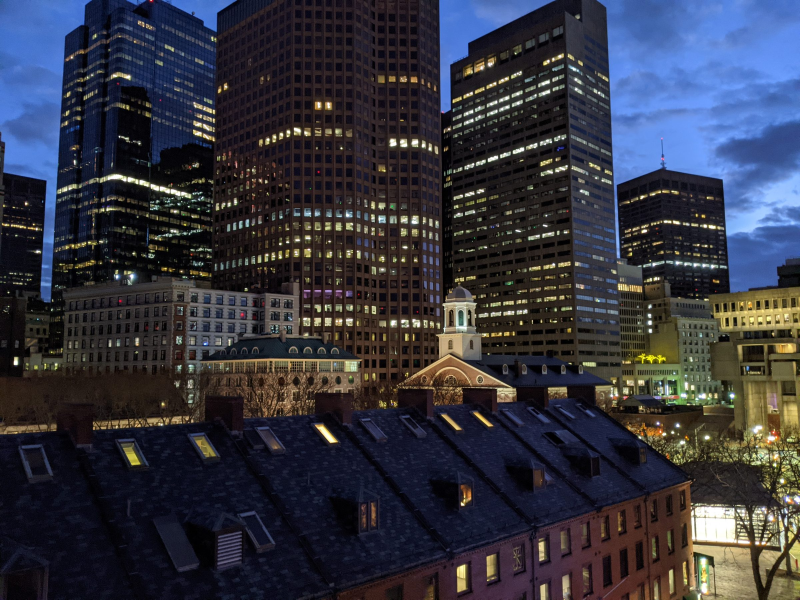
#> input picture assets/images/Boston.jpg, 2400 x 1800 px, found by its file name (shown at 1/3 size); its folder holds only this picture in this run
$ python process_photos.py ../assets/images/Boston.jpg
#> lines starting #> are read from the running program, lines starting #| are printed output that depends on the picture
#!/usr/bin/env python3
"""Make web-safe copies of photos for the site.

Drop originals into raw-photos/ (gitignored), then run:
    python3 scripts/process_photos.py            # all photos in raw-photos/
    python3 scripts/process_photos.py foo.jpg    # just these

Each photo is rotated upright, resized to at most 2400px on its long side,
and saved to assets/images/ with all EXIF (GPS, camera, timestamps) removed.
A 900px thumbnail also goes to assets/images/thumbs/ for the photos page.
"""
import sys
from pathlib import Path

from PIL import Image, ImageOps

ROOT = Path(__file__).resolve().parent.parent
RAW = ROOT / "raw-photos"
OUT = ROOT / "assets" / "images"
THUMBS = OUT / "thumbs"
MAX_SIDE = 2400
THUMB_SIDE = 900


def save_clean(im: Image.Image, dst: Path, side: int) -> None:
    im = im.copy()
    im.thumbnail((side, side))
    # No exif= argument, so Pillow writes no metadata.
    im.save(dst, quality=82, optimize=True, progressive=True)
    status = "EXIF LEAKED!" if Image.open(dst).getexif() else "clean"
    print(f"  {dst.relative_to(ROOT)}  {im.size[0]}x{im.size[1]}  "
          f"{dst.stat().st_size // 1024} KB  {status}")


def process(src: Path) -> None:
    print(src.name)
    im = ImageOps.exif_transpose(Image.open(src)).convert("RGB")
#> im is the input picture: PIL image 2400x1800 RGB; mean R, G, B 51.9, 53.1, 64
    THUMBS.mkdir(exist_ok=True)
    save_clean(im, OUT / (src.stem + ".jpg"), MAX_SIDE)
#> in save_clean, `status = "EXIF LEAKED!" if Image.open(dst).getexif() else "clean"`: status = 'clean'
#|   assets/images/Boston.jpg  2400x1800  676 KB  clean
    save_clean(im, THUMBS / (src.stem + ".jpg"), THUMB_SIDE)
#> call 2 of save_clean, with side = 900
#> in save_clean (call 2), `im.thumbnail((side, side))`:
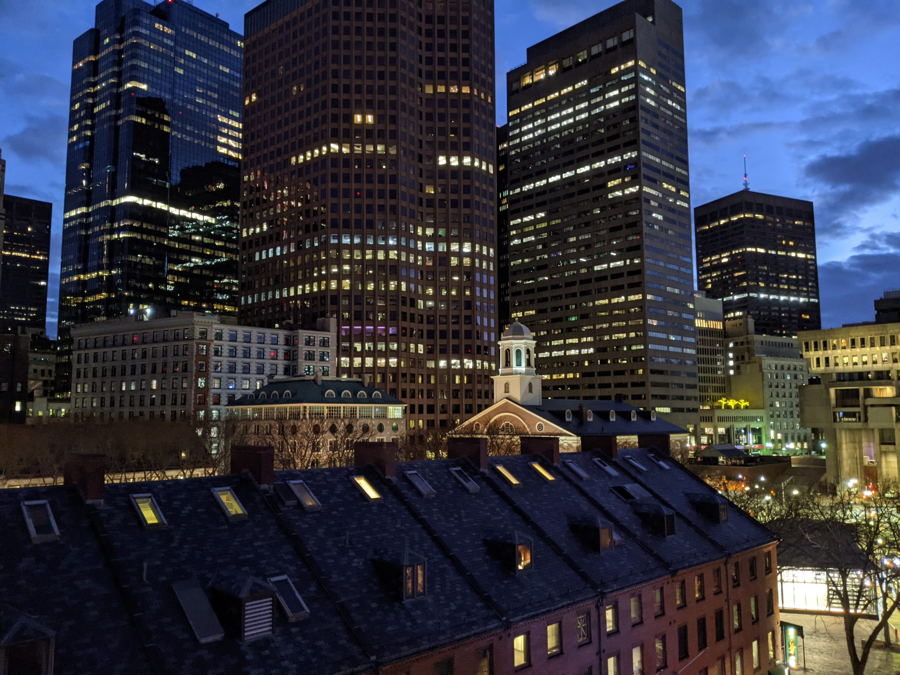
#> im: PIL image 900x675 RGB; mean R, G, B 51.9, 53.1, 64
#|   assets/images/thumbs/Boston.jpg  900x675  131 KB  clean


def main() -> None:
    names = sys.argv[1:]
    srcs = [RAW / n for n in names] if names else sorted(
        p for p in RAW.iterdir() if p.suffix.lower() in {".jpg", ".jpeg", ".png", ".heic", ".webp"})
    for src in srcs:
        process(src)


if __name__ == "__main__":
    main()

$ run again, on assets/images/Boston2.jpg
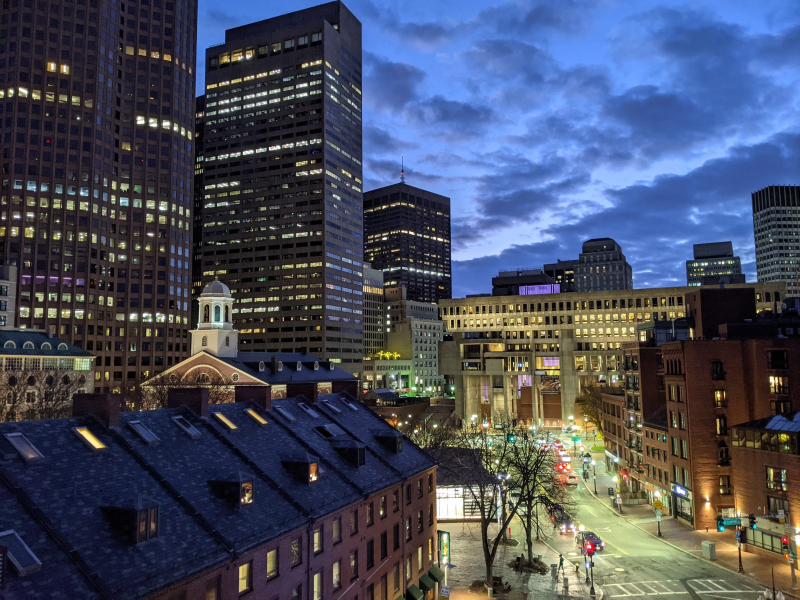
#> input picture assets/images/Boston2.jpg, 2400 x 1800 px, found by its file name (shown at 1/3 size)
#> in process, im is the input picture: PIL image 2400x1800 RGB; mean R, G, B 71.4, 77, 94.6
#> status = 'clean'
#|   assets/images/Boston2.jpg  2400x1800  744 KB  clean
#> in save_clean (call 2), `im.thumbnail((side, side))`:
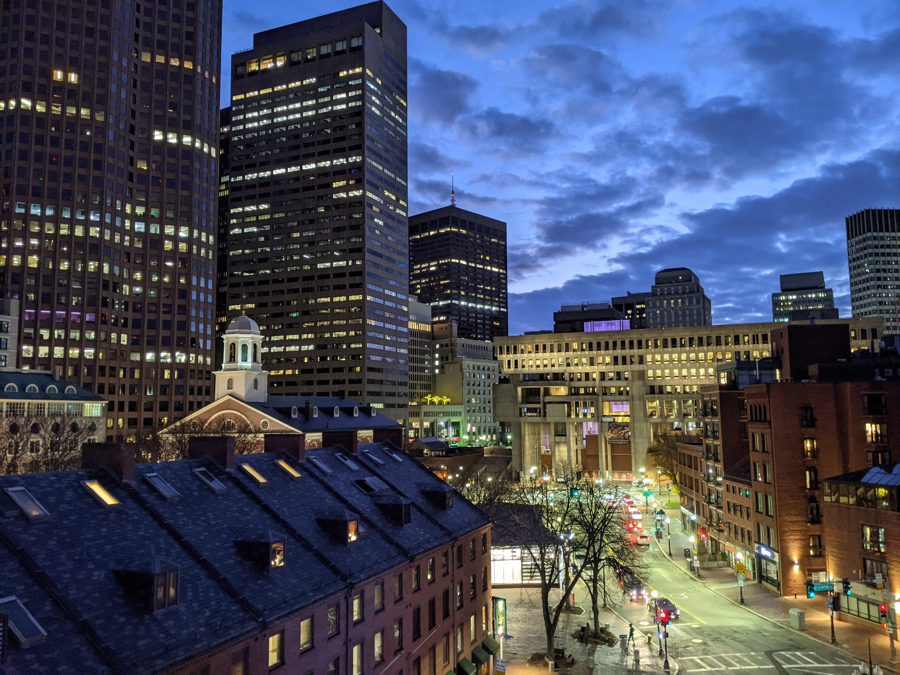
#> im: PIL image 900x675 RGB; mean R, G, B 71.4, 77, 94.6
#|   assets/images/thumbs/Boston2.jpg  900x675  139 KB  clean

$ run again, on assets/images/Boston3.jpg
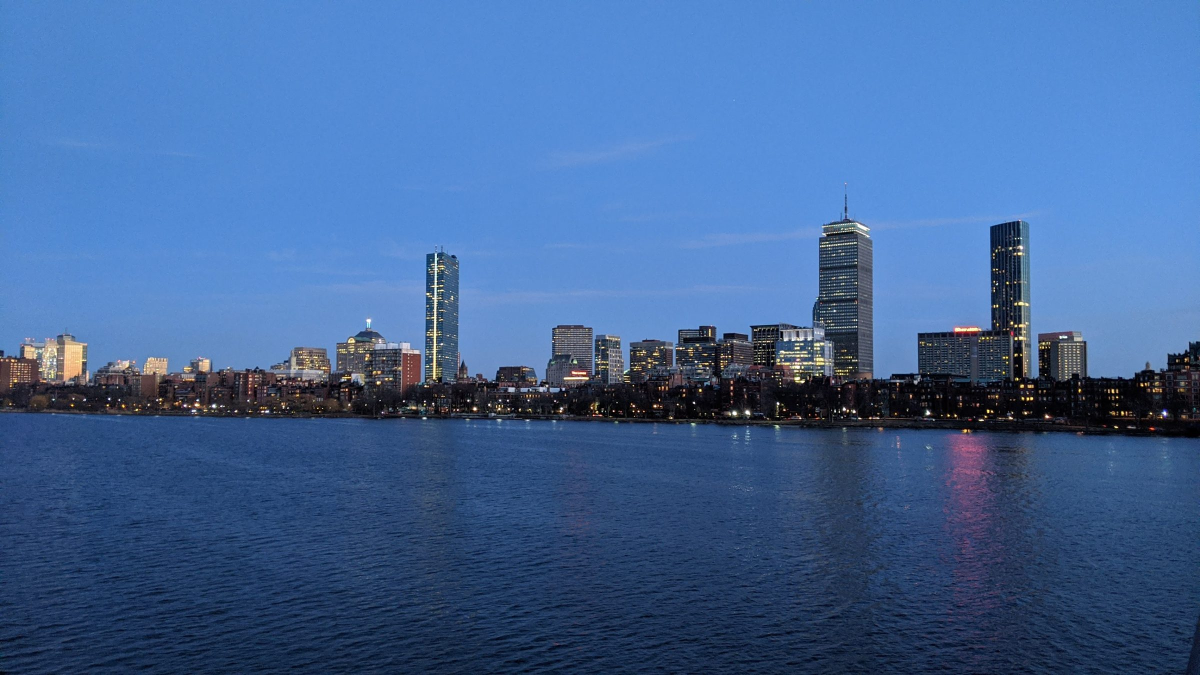
#> input picture assets/images/Boston3.jpg, 2400 x 1350 px, found by its file name (shown at 1/2 size)
#> in process, im is the input picture: PIL image 2400x1350 RGB; mean R, G, B 66.2, 101.4, 151.7
#> status = 'clean'
#|   assets/images/Boston3.jpg  2400x1350  394 KB  clean
#> in save_clean (call 2), `im.thumbnail((side, side))`:
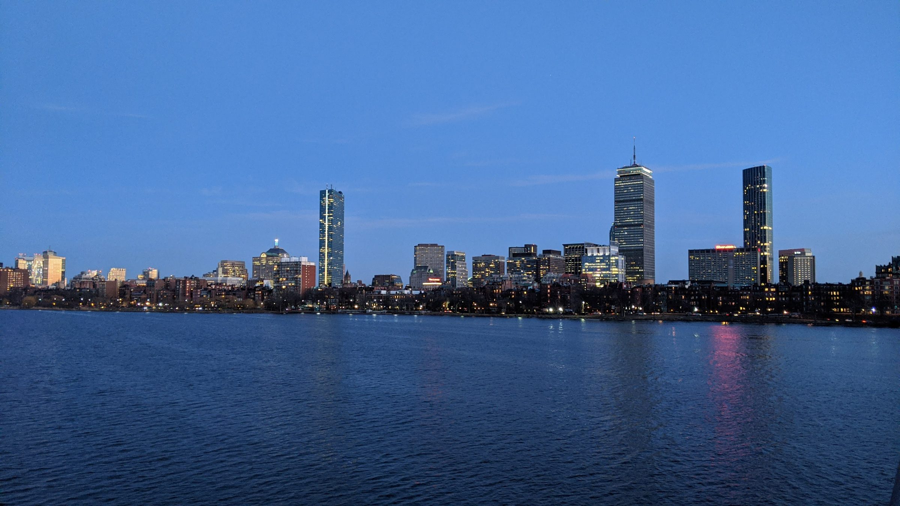
#> im: PIL image 900x506 RGB; mean R, G, B 66.2, 101.4, 151.7
#|   assets/images/thumbs/Boston3.jpg  900x506  58 KB  clean
